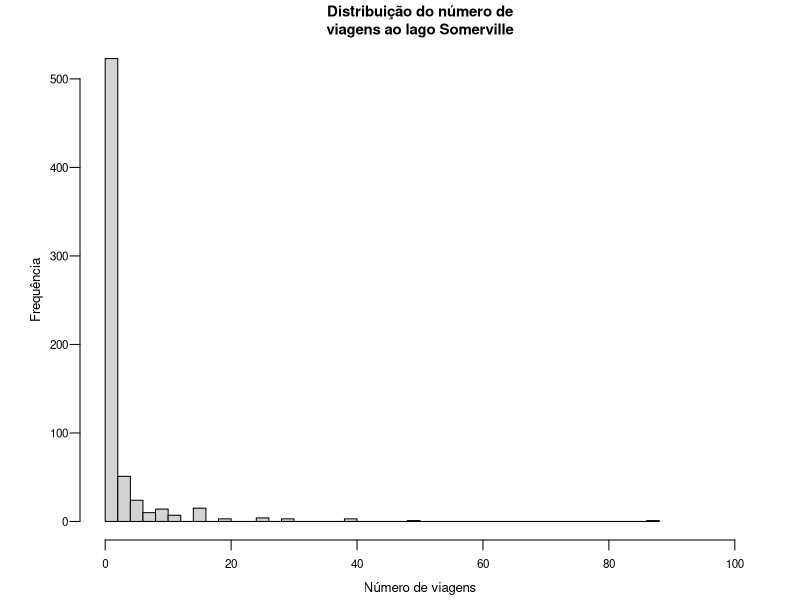
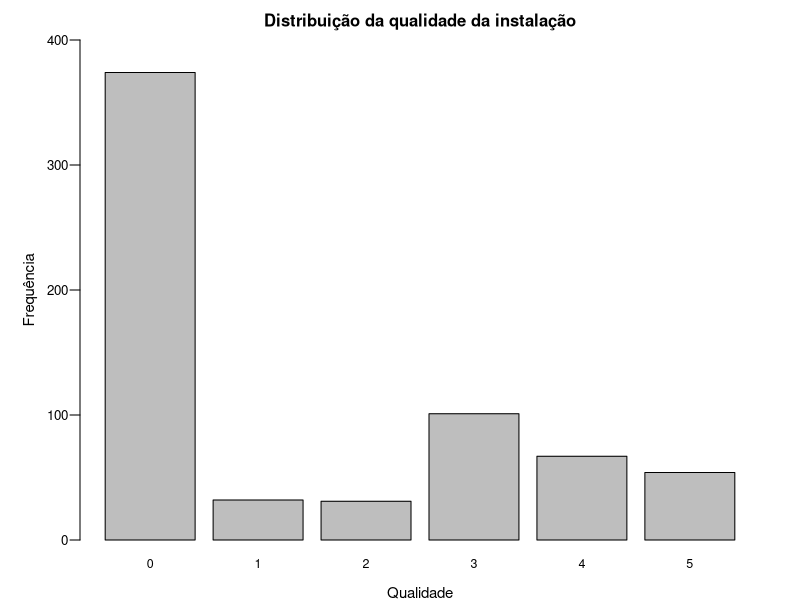
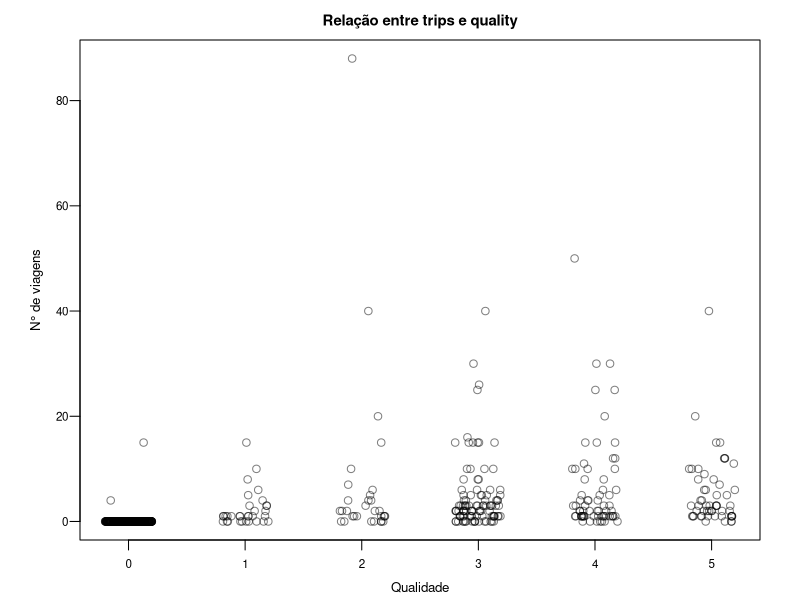
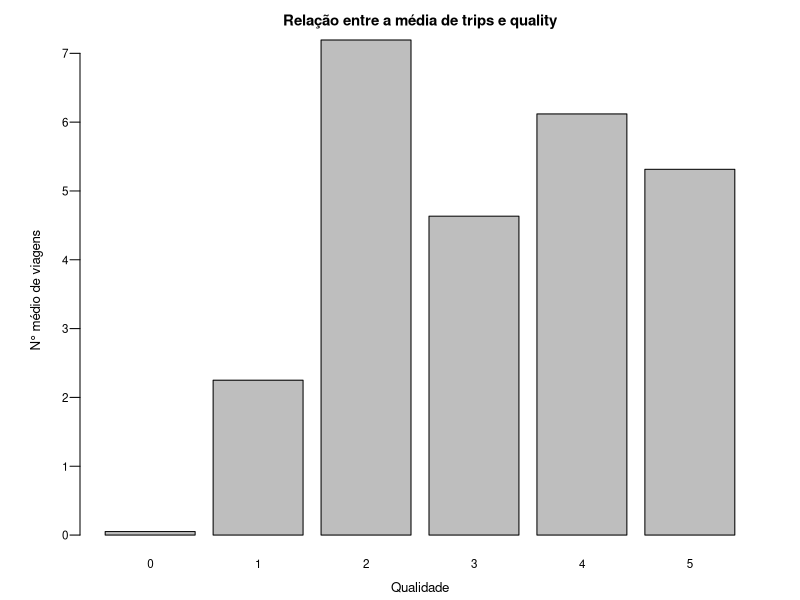
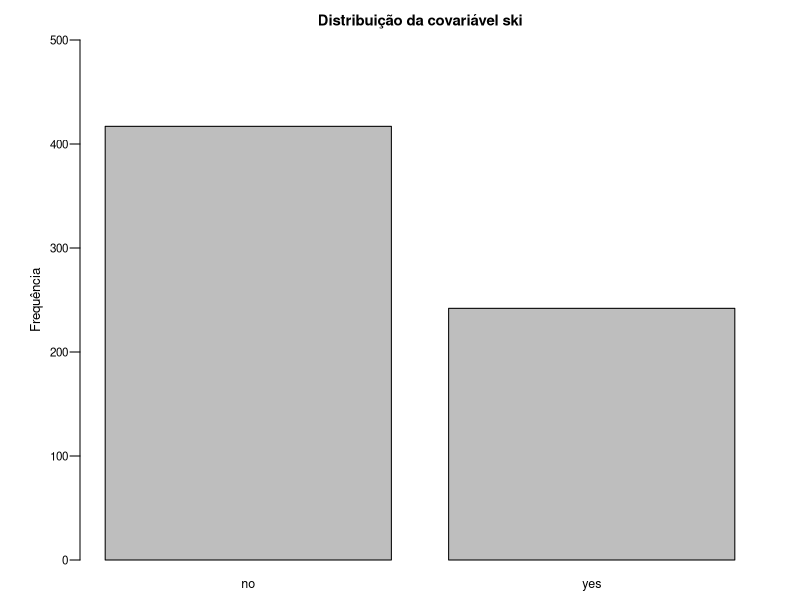
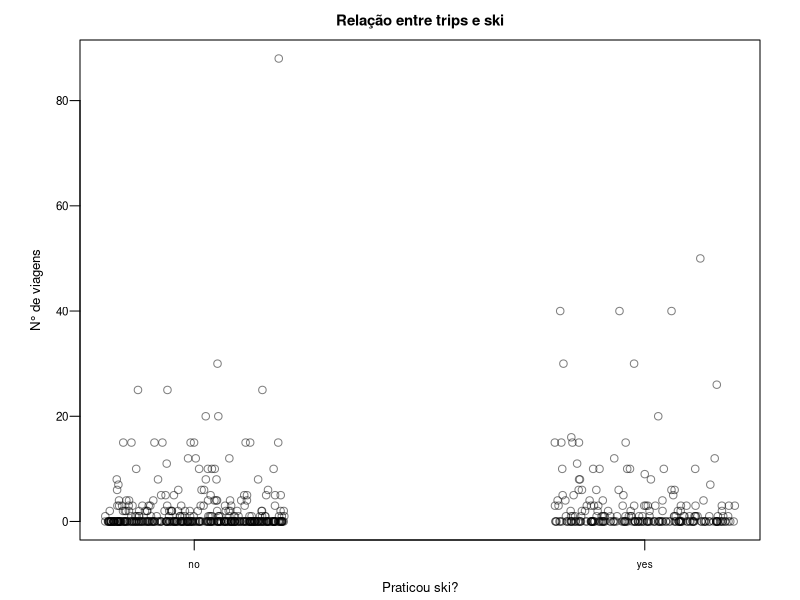
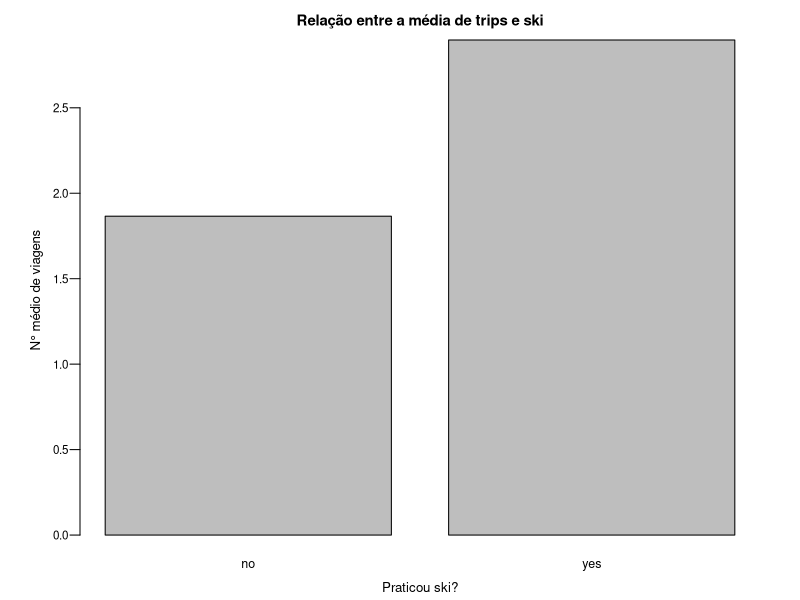
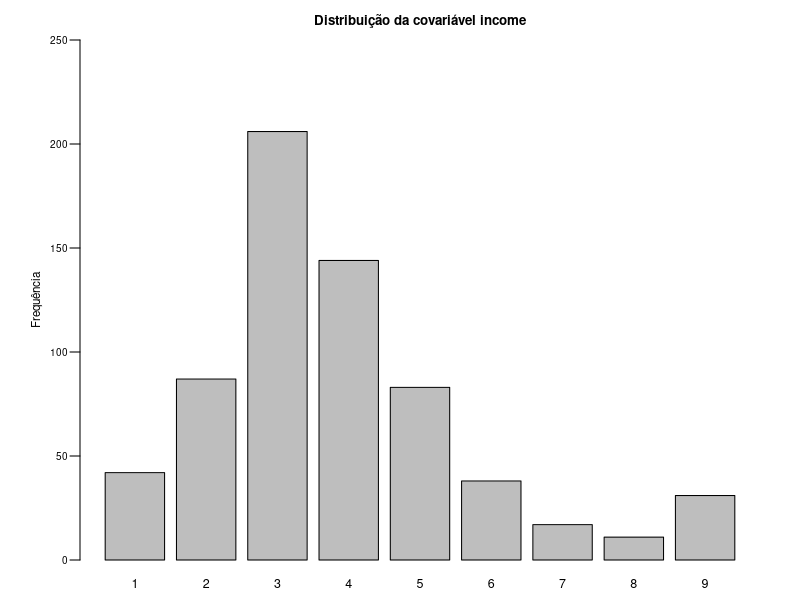

Generate these figures, in order, with R:
## ---- chunk 1
knitr::opts_chunk$set(echo = TRUE)
knitr::opts_chunk$set(warning = FALSE, message = FALSE)
options(tinytex.verbose = TRUE)
options(knitr.kable.NA = '', knitr.kable.format = 'latex')

getOption("encoding")
options(encoding = "UTF-8")
Sys.setlocale("LC_ALL", "Portuguese")
## ---- chunk 2
if(!require(AER)) install.packages("AER")
if(!require(GGally)) install.packages("GGally")
library(dplyr)
library(ggplot2)
library(AER)
library(GGally)
data("RecreationDemand")

trips = RecreationDemand$trips
quality = RecreationDemand$quality
ski = RecreationDemand$ski
income = RecreationDemand$income
userfee = RecreationDemand$userfee
costC = RecreationDemand$costC
costS = RecreationDemand$costS
costH = RecreationDemand$costH
## ---- chunk 3
par(mgp = c(1.8, 0.6, 0), mar = c(3, 4, 2, 2))
hist(
  trips,
  breaks = 50,
  xlim = c(0, 100),
  main = "Distribuição do número de\nviagens ao lago Somerville",
  xlab = "Número de viagens",
  ylab = "Frequência",
  cex.main = 0.9, 
  cex.lab = 0.8,
  cex.axis = 0.7,
  las = 1)
## ---- chunk 4
cat("Média:    ", mean(trips), "\n")
cat("Variância:", var(trips), "\n")
## ---- chunk 5
par(mgp = c(2.1, 0.6, 0), mar = c(3, 4, 2, 2))
barplot(
  table(quality),
  ylim = c(0, 400),
  main = "Distribuição da qualidade da instalação",
  xlab = "Qualidade",
  ylab = "Frequência",
  cex.main = 1, 
  cex.lab = 0.9,
  cex.axis = 0.8,
  cex.names = 0.75,
  las = 1)
## ---- chunk 6
par(mgp = c(1.8, 0.6, 0), mar = c(3, 4, 2, 2))

plot(jitter(quality), trips,
  col = rgb(0, 0, 0, alpha = 0.5),
  main = "Relação entre trips e quality",
  xlab = "Qualidade",
  ylab = "N° de viagens",
  cex.main = 0.9, 
  cex.lab = 0.8,
  cex.axis = 0.7,
  cex.names = 0.75,
  las = 1)

means <- tapply(trips, quality, mean)

par(mgp = c(1.8, 0.6, 0), mar = c(3, 4, 2, 2))

barplot(
  means,
  names.arg = names(means),
  main = "Relação entre a média de trips e quality",
  xlab = "Qualidade",
  ylab = "N° médio de viagens",
  cex.main = 0.9,
  cex.lab = 0.8,
  cex.names = 0.7,
  cex.axis = 0.7,
  las = 1
)
## ---- chunk 7
par(mgp = c(1.8, 0.6, 0), mar = c(2, 4, 2, 2))
barplot(
  table(ski),
  ylim = c(0, 500),
  main = "Distribuição da covariável ski",
  ylab = "Frequência",
  cex.main = 0.9, 
  cex.lab = 0.8,
  cex.axis = 0.7,
  cex.names = 0.75,
  las = 1)
## ---- chunk 8
par(mgp = c(1.8, 0.6, 0), mar = c(3, 4, 2, 2))

plot(jitter(ifelse(ski == "yes", 1, 0)), trips,
  col = rgb(0, 0, 0, alpha = 0.5),
  xaxt = "n",
  main = "Relação entre trips e ski",
  xlab = "Praticou ski?",
  ylab = "N° de viagens",
  cex.main = 0.9, 
  cex.lab = 0.8,
  cex.axis = 0.7,
  cex.names = 0.75,
  las = 1
)

axis(1, at = c(0, 1), labels = c("no", "yes"), cex.axis = 0.6)

par(mgp = c(1.8, 0.6, 0), mar = c(3, 4, 2, 2))
barplot(
  tapply(trips, ski, mean),
  main = "Relação entre a média de trips e ski",
  xlab = "Praticou ski?",
  ylab = "N° médio de viagens",
  cex.main = 0.9, 
  cex.lab = 0.8,
  cex.axis = 0.7,
  cex.names = 0.75,
  las = 1)
## ---- chunk 9
par(mgp = c(1.8, 0.6, 0), mar = c(2, 4, 2, 2))
barplot(
  table(income),
  ylim = c(0, 250),
  main = "Distribuição da covariável income",
  ylab = "Frequência",
  cex.main = 0.8, 
  cex.lab = 0.7,
  cex.axis = 0.6,
  cex.names = 0.75,
  las = 1)
## ---- chunk 10
par(mgp = c(1.8, 0.6, 0), mar = c(3, 4, 2, 2))

plot(jitter(income), trips,
  col = rgb(0, 0, 0, alpha = 0.5),
  main = "Relação entre trips e income",
  xlab = "Renda (em milhares de dólares)",
  ylab = "N° de viagens",
  cex.main = 0.8, 
  cex.lab = 0.7,
  cex.axis = 0.6,
  cex.names = 0.75,
  las = 1)

means <- tapply(trips, income, mean)

par(mgp = c(1.8, 0.6, 0), mar = c(3, 4, 2, 2))

barplot(
  means,
  names.arg = names(means),
  main = "Relação entre a média de trips e income",
  xlab = "Renda (em milhares de dólares)",
  ylab = "N° médio de viagens",
  cex.main = 0.8,
  cex.lab = 0.7,
  cex.names = 0.6,
  cex.axis = 0.7,
  las = 1
)

## ---- chunk 11
par(mgp = c(1.8, 0.6, 0), mar = c(2, 4, 2, 2))
barplot(
  table(userfee),
  ylim = c(0, 700),
  main = "Distribuição da covariável userfee",
  ylab = "Frequência",
  cex.main = 0.8, 
  cex.lab = 0.7,
  cex.axis = 0.6,
  cex.names = 0.75,
  las = 1)
## ---- chunk 12
par(mgp = c(1.8, 0.6, 0), mar = c(3, 4, 2, 2))

plot(jitter(ifelse(userfee == "yes", 1, 0)), trips,
  col = rgb(0, 0, 0, alpha = 0.5),
  xaxt = "n",
  main = "Relação entre trips e userfee",
  xlab = "Paga a taxa anual?",
  ylab = "N° de viagens",
  cex.main = 0.8, 
  cex.lab = 0.7,
  cex.axis = 0.6,
  cex.names = 0.9,
  las = 1
)

axis(1, at = c(0, 1), labels = c("no", "yes"), cex.axis = 0.6)

par(mgp = c(1.8, 0.6, 0), mar = c(3, 4, 2, 2))
barplot(
  tapply(trips, userfee, mean),
  main = "Relação entre a média de trips e userfee",
  xlab = "Paga a taxa anual?",
  ylab = "N° médio de viagens",
  cex.main = 0.8, 
  cex.lab = 0.7,
  cex.axis = 0.6,
  cex.names = 0.7,
  las = 1)
## ---- chunk 13

par(mgp = c(2.1, 0.6, 0), mar = c(3.5, 4, 2, 2))
hist(
  costC,
  breaks = 50,
  ylim = c(0, 140),
  main = "Despesas para o lago Conroe",
  xlab = "Número de viagens",
  ylab = "Frequência",
  cex.main = 0.8, 
  cex.lab = 0.7,
  cex.axis = 0.6,
  las = 1)

par(mgp = c(2.1, 0.6, 0), mar = c(3.5, 4, 2, 2))
hist(
  costS,
  breaks = 50,
  ylim = c(0, 140),
  main = "Despesas para o lago Somerville",
  xlab = "Número de viagens",
  ylab = "Frequência",
  cex.main = 0.8, 
  cex.lab = 0.7,
  cex.axis = 0.6,
  las = 1)

par(mgp = c(2.1, 0.6, 0), mar = c(3.5, 4, 2, 2))
hist(
  costH,
  breaks = 50,
  ylim = c(0, 140),
  main = "Despesas para o lago Houston",
  xlab = "Número de viagens",
  ylab = "Frequência",
  cex.main = 0.8, 
  cex.lab = 0.7,
  cex.axis = 0.6,
  las = 1)
## ---- chunk 14
df <- na.omit(RecreationDemand[, c("costC", "costS", "costH")])

plot_custom <- function(data, mapping, ...) {
  ggplot(data = data, mapping = mapping) +
    geom_point(alpha = 0.3, size = 1) +
    scale_x_continuous(breaks = scales::pretty_breaks(n = 3)) +
    scale_y_continuous(breaks = scales::pretty_breaks(n = 3)) +
    theme_minimal(base_size = 10)
}

ggpairs(
  df,
  upper = list(continuous = plot_custom),
  lower = list(continuous = plot_custom),
  diag = list(continuous = function(...) return(NULL)),
  title = "Relações entre as variáveis cost"
) +
  theme_minimal() +
  theme(
    plot.title = element_text(size = 11, hjust = 0.5),
    axis.text = element_text(size = 6),
    axis.title = element_text(size = 7)
  )
## ---- chunk 15
cat("-> Correlação com trips:\n")
cat("costC:", cor(RecreationDemand$trips, RecreationDemand$costC, use = "complete.obs"), "\n")
cat("costS:", cor(RecreationDemand$trips, RecreationDemand$costS, use = "complete.obs"), "\n")
cat("costH:", cor(RecreationDemand$trips, RecreationDemand$costH, use = "complete.obs"), "\n")
## ---- chunk 16
RecreationDemand$costS_100 = costS / 100
costS_100 = RecreationDemand$costS_100

RecreationDemand$income_c = income - mean(income)
RecreationDemand$costS_100_c = costS_100 - mean(costS_100)

model_poisson = glm(trips ~ quality + ski + income_c + costS_100_c, data = RecreationDemand, family = poisson())

coefs = summary(model_poisson)$coefficients
est = coefs[, "Estimate"]
se = coefs[, "Std. Error"]
pvalues = coefs[, "Pr(>|z|)"]
pvalues = ifelse(pvalues < 2e-16, "<2e-16", sprintf("%.3f", pvalues))
null_dev <- model_poisson$null.deviance
resid_dev <- model_poisson$deviance

model_aic = AIC(model_poisson)

cat(sprintf("Resultados do GLM Poisson (AIC = %.0f)\n", model_aic))
cat(sprintf("Deviances: nulo ------ %.2f\n", null_dev))
cat(sprintf("           residual -- %.2f\n\n", resid_dev))
cat("Coef.         Est.     SE      p-valor         \n")
cat("--------------------------------------\n")

for (i in seq_along(est)) {
  cat(sprintf("%-12s %7.3f %7.3f   %6s\n",
              rownames(coefs)[i], est[i], se[i], pvalues[i]))
}

## ---- chunk 17
par(mgp = c(1.8, 0.6, 0), mar = c(3, 4, 2, 2))
plot(fitted(model_poisson), residuals(model_poisson, type = "pearson"),
  main = "Resíduos de Pearson x Valor previsto (Poisson)",
  xlab = "Valor previsto",
  ylab = "Resíduo",
  ylim = c(-5, 45),
  cex.main = 0.9, 
  cex.lab = 0.8,
  cex.axis = 0.7,
  las = 1)
abline(h = 0, col = "red")
## ---- chunk 18
C_poisson = model_poisson$null.deviance - model_poisson$deviance

cat("Estatística C:", C_poisson, "\n")

df_poisson = model_poisson$df.null - model_poisson$df.residual

cat("Graus de liberdade:", df_poisson, "\n")

pvalue_poisson = pchisq(C_poisson, df_poisson, lower.tail = FALSE)

cat("p-valor:", pvalue_poisson)
## ---- chunk 19
min_model_poisson = glm(trips ~ 1, data = RecreationDemand, family = poisson())

loglik_poisson = logLik(model_poisson)
loglik_min_poisson = logLik(min_model_poisson)

pseudo_R2_poisson = (loglik_min_poisson - loglik_poisson)/loglik_min_poisson

cat("Pseudo-R2:", pseudo_R2_poisson)
## ---- chunk 20
pred_poisson = predict(model_poisson)

z = ((trips - pred_poisson)^2 - trips)/pred_poisson

overdispersion_data = data.frame(z = z, pred = pred_poisson)

overdispersion_model = glm(z ~ pred + 0, data = overdispersion_data)

coefs = summary(overdispersion_model)$coefficients
est = coefs[, "Estimate"]
se = coefs[, "Std. Error"]
pvalues = coefs[, "Pr(>|t|)"]
pvalues = ifelse(pvalues < 2e-16, "<2e-16", sprintf("%.3f", pvalues))

model_aic = AIC(overdispersion_model)

cat(sprintf("Resultados da Sobredispersão\n\n"))
cat("Coef.         Est.     SE      p-valor         \n")
cat("--------------------------------------\n")

for (i in seq_along(est)) {
  cat(sprintf("%-12s %7.3f %7.3f   %5s\n",
              rownames(coefs)[i], est[i], se[i], pvalues[i]))
}
## ---- chunk 21
library(MASS)

model_nb = glm.nb(trips ~ quality + ski + income_c + costS_100_c, data = RecreationDemand)

# Resumo do modelo
summary_nb <- summary(model_nb)

# Coeficientes
coefs <- summary_nb$coefficients
est <- coefs[, "Estimate"]
se <- coefs[, "Std. Error"]
pval <- coefs[, "Pr(>|z|)"]
pval_str <- ifelse(pval < 2e-16, "<2e-16", sprintf("%.3f", pval))

# Theta e seu erro padrão
theta <- summary_nb$theta
theta_se <- summary_nb$SE.theta

# AIC e deviances
model_aic <- AIC(model_nb)
null_dev <- model_nb$null.deviance
resid_dev <- model_nb$deviance

# Impressão formatada
cat(sprintf("Resultados do GLM NegBin (AIC = %.1f)\n", model_aic))
cat(sprintf("Phi = %.4f (SE = %.4f)\n", theta, theta_se))
cat(sprintf("Deviances: nulo ------ %.2f\n", null_dev))
cat(sprintf("           residual -- %.2f\n\n", resid_dev))

cat("Coef.         Est.     SE      p-valor\n")
cat("--------------------------------------\n")
for (i in seq_along(est)) {
  cat(sprintf("%-12s %7.3f %7.3f   %6s\n",
              rownames(coefs)[i], est[i], se[i], pval_str[i]))
}
## ---- chunk 22
model_nb = glm.nb(trips ~ quality + ski + costS_100_c, data = RecreationDemand)

# Resumo do modelo
summary_nb <- summary(model_nb)

# Coeficientes
coefs <- summary_nb$coefficients
est <- coefs[, "Estimate"]
se <- coefs[, "Std. Error"]
pval <- coefs[, "Pr(>|z|)"]
pval_str <- ifelse(pval < 2e-16, "<2e-16", sprintf("%.3f", pval))

# Theta e seu erro padrão
theta <- summary_nb$theta
theta_se <- summary_nb$SE.theta

# AIC e deviances
model_aic <- AIC(model_nb)
null_dev <- model_nb$null.deviance
resid_dev <- model_nb$deviance

# Impressão formatada
cat(sprintf("Resultados do GLM NegBin (AIC = %.1f)\n", model_aic))
cat(sprintf("Phi = %.4f (SE = %.4f)\n", theta, theta_se))
cat(sprintf("Deviances: nulo ------ %.2f\n", null_dev))
cat(sprintf("           residual -- %.2f\n\n", resid_dev))

cat("Coef.         Est.     SE      p-valor\n")
cat("--------------------------------------\n")
for (i in seq_along(est)) {
  cat(sprintf("%-12s %7.3f %7.3f   %6s\n",
              rownames(coefs)[i], est[i], se[i], pval_str[i]))
}
## ---- chunk 23
par(mgp = c(1.8, 0.6, 0), mar = c(3, 4, 2, 2))
plot(fitted(model_nb), residuals(model_nb, type = "pearson"),
  main = "Resíduos de Pearson x Valor previsto (NBin)",
  xlab = "Valor previsto",
  ylab = "Resíduo",
  ylim = c(-5, 45),
  cex.main = 0.9, 
  cex.lab = 0.8,
  cex.axis = 0.7,
  las = 1)
abline(h = 0, col = "red")
## ---- chunk 24
C_nb = model_nb$null.deviance - model_nb$deviance

cat("Estatística C:", C_nb, "\n")

df_nb = model_nb$df.null - model_nb$df.residual

cat("Graus de liberdade:", df_nb, "\n")

pvalue_nb = pchisq(C_nb, df_nb, lower.tail = FALSE)

cat("p-valor:", pvalue_nb)
## ---- chunk 25
min_model_nb = glm.nb(trips ~ 1, data = RecreationDemand)

loglik_nb = logLik(model_nb)
loglik_min_nb = logLik(min_model_nb)

pseudo_R2_nb = (loglik_min_nb - loglik_nb)/loglik_min_nb

cat("Pseudo-R2:", pseudo_R2_nb)
## ---- chunk 26
if(!require(glmmTMB)) install.packages("glmmTMB")
require(glmmTMB)

model_zip = glmmTMB(trips ~ ski + income_c + costS_100_c,
                    ziformula = ~ quality,
                    family = poisson,
                    data = RecreationDemand)

# Resumo do modelo
summary_zinf <- summary(model_zip)

# Extrai coeficientes
coefs_cond <- summary_zinf$coefficients$cond
coefs_zi <- summary_zinf$coefficients$zi

# AIC
model_aic <- AIC(model_zip)

# Função auxiliar para imprimir uma tabela formatada
print_coef_table <- function(coefs, title) {
  est <- coefs[, "Estimate"]
  se <- coefs[, "Std. Error"]
  pval <- coefs[, "Pr(>|z|)"]
  pval_str <- ifelse(pval < 2e-16, "<2e-16", sprintf("%.3f", pval))
  
  cat(title, "\n")
  cat("Coef.         Est.     SE      p-valor\n")
  cat("--------------------------------------\n")
  for (i in seq_along(est)) {
    cat(sprintf("%-12s %7.3f %7.3f   %6s\n",
                rownames(coefs)[i], est[i], se[i], pval_str[i]))
  }
  cat("\n")
}

# Imprime resultados
cat(sprintf("Resultados do Modelo ZIP (AIC = %.1f)\n\n", model_aic))
print_coef_table(coefs_cond, "Modelo Condicional:")
print_coef_table(coefs_zi, "Modelo de Inflação Zero:")
## ---- chunk 27
par(mgp = c(1.8, 0.6, 0), mar = c(3, 4, 2, 2))
plot(fitted(model_zip), residuals(model_zip, type = "pearson"),
  main = "Resíduos de Pearson x Valor previsto (ZIP)",
  xlab = "Valor previsto",
  ylab = "Resíduo",
  ylim = c(-5, 45),
  cex.main = 0.9, 
  cex.lab = 0.8,
  cex.axis = 0.7)
abline(h = 0, col = "red")
## ---- chunk 28
min_model_zip = glmmTMB(trips ~ 1,
                    ziformula = ~ 1,
                    family = poisson,
                    data = RecreationDemand)

C_zip = deviance(min_model_zip) - deviance(model_zip)

cat("Estatística C:", C_zip, "\n")

df_model_zip = nobs(model_zip) - attr(logLik(model_zip), "df")
df_min_model_zip = nobs(min_model_zip) - attr(logLik(min_model_zip), "df")

df_zip = df_min_model_zip - df_model_zip

cat("Graus de liberdade:", df_zip, "\n")

pvalue_zip = pchisq(C_zip, df_zip, lower.tail = FALSE)

cat("p-valor:", pvalue_zip)
## ---- chunk 29
loglik_zip = logLik(model_zip)
loglik_min_zip = logLik(min_model_zip)

pseudo_R2_zip = (loglik_min_zip - loglik_zip)/loglik_min_zip

cat("Pseudo-R2:", pseudo_R2_zip)
## ---- chunk 30
library(xtable)

coef_poisson = coef(model_poisson)
coef_nb = coef(model_nb)
coef_zip_poisson = fixef(model_zip)$cond
coef_zip_bin = fixef(model_zip)$zi

all_terms <- union(names(coef_poisson), union(names(coef_nb), union(names(coef_zip_poisson), names(coef_zip_bin))))

coef_table <- data.frame(
  Termo = all_terms,
  Poisson = coef_poisson[all_terms],
  NegBin = coef_nb[all_terms],
  ZIP.Pois = coef_zip_poisson[all_terms],
  ZIP.Bin = coef_zip_bin[all_terms]
)

coef_table$Termo <- gsub("_", "\\\\_", coef_table$Termo)

tab_latex <- capture.output(
  print(
    xtable(coef_table),
    floating = FALSE,
    include.rownames = FALSE,
    sanitize.text.function = identity
  )
)

tab_latex <- tab_latex[!grepl("^%", tab_latex)]

cat("\\begin{center}\n")
cat("\\footnotesize\n")
cat(paste(tab_latex, collapse = "\n"))
cat("\\end{center}\n")
cat("\\normalsize\n")
## ---- chunk 31

par(mgp = c(1.8, 0.6, 0), mar = c(4, 4, 2, 2))
plot(fitted(model_poisson), residuals(model_poisson, type = "pearson"),
  main = "Poisson",
  xlab = "Valor previsto",
  ylab = "Resíduo",
  xlim = c(-1, 60),
  ylim = c(-5, 45),
  cex.main = 1.1, 
  cex.lab = 1,
  cex.axis = 0.9,
  las = 1)
abline(h = 0, col = "red")

par(mgp = c(1.8, 0.6, 0), mar = c(4, 4, 2, 2))
plot(fitted(model_nb), residuals(model_nb, type = "pearson"),
  main = "Binomial Negativo",
  xlab = "Valor previsto",
  ylab = "",
  xlim = c(-1, 60),
  ylim = c(-5, 45),
  cex.main = 1.1, 
  cex.lab = 1,
  cex.axis = 0.9,
  las = 1)
abline(h = 0, col = "red")

par(mgp = c(1.8, 0.6, 0), mar = c(4, 4, 2, 2))
plot(fitted(model_zip), residuals(model_zip, type = "pearson"),
  main = "ZIP",
  xlab = "Valor previsto",
  ylab = "",
  xlim = c(-1, 60),
  ylim = c(-5, 45),
  cex.main = 1.1, 
  cex.lab = 1,
  cex.axis = 0.9,
  las = 1)
abline(h = 0, col = "red")
## ---- chunk 32
aic_poisson <- AIC(model_poisson)
aic_nb      <- AIC(model_nb)
aic_zip     <- AIC(model_zip)

aic_table <- data.frame(
  Modelo = c("Poisson", "NegBin", "ZIP"),
  AIC   = c(aic_poisson, aic_nb, aic_zip)
)

tab_latex <- capture.output(
  print(
    xtable(aic_table),
    floating = FALSE,
    include.rownames = FALSE,
    sanitize.text.function = identity
  )
)

tab_latex <- tab_latex[!grepl("^%", tab_latex)]

cat("\\begin{center}\n")
cat(paste(tab_latex, collapse = "\n"))
cat("\n\\end{center}\n")
## ---- chunk 33
n_sim = 1000

true_zeros = sum(trips == 0)

zero_counts_poisson = numeric(n_sim)
zero_counts_nb = numeric(n_sim)
zero_counts_zip = numeric(n_sim)

for (i in 1:n_sim) {
  
  # Poisson
  lambda_pois = predict(model_poisson, type = "response")
  y_sim_pois = rpois(length(lambda_pois), lambda_pois)
  zero_counts_poisson[i] <- sum(y_sim_pois == 0)
  
  # NegBin
  mu_nb = predict(model_nb, type = "response")
  theta_nb = model_nb$theta
  y_sim_nb = rnbinom(length(mu_nb), size = theta_nb, mu = mu_nb)
  zero_counts_nb[i] = sum(y_sim_nb == 0)
  
  # ZIP
  mu_zip = predict(model_zip, type = "response")
  theta_zip = predict(model_zip, type = "zprob")
  
  binom_pred_zip = rbinom(length(theta_zip), size = 1, prob = theta_zip)
  
  y_sim_zip <- ifelse(binom_pred_zip == 1, 0, rpois(length(mu_zip), mu_zip))
  zero_counts_zip[i] = sum(y_sim_zip == 0)
}

mean_zeros = data.frame(
  Modelo         = c("REAL", "Poisson", "NegBin", "ZIP"),
  MediaZeros    = c(true_zeros,
                     mean(zero_counts_poisson),
                     mean(zero_counts_nb),
                     mean(zero_counts_zip))
)

tab_latex <- capture.output(
  print(
    xtable(mean_zeros),
    floating = FALSE,
    include.rownames = FALSE,
    sanitize.text.function = identity
  )
)

tab_latex <- tab_latex[!grepl("^%", tab_latex)]

cat("\\begin{center}\n")
cat(paste(tab_latex, collapse = "\n"))
cat("\n\\end{center}\n")
